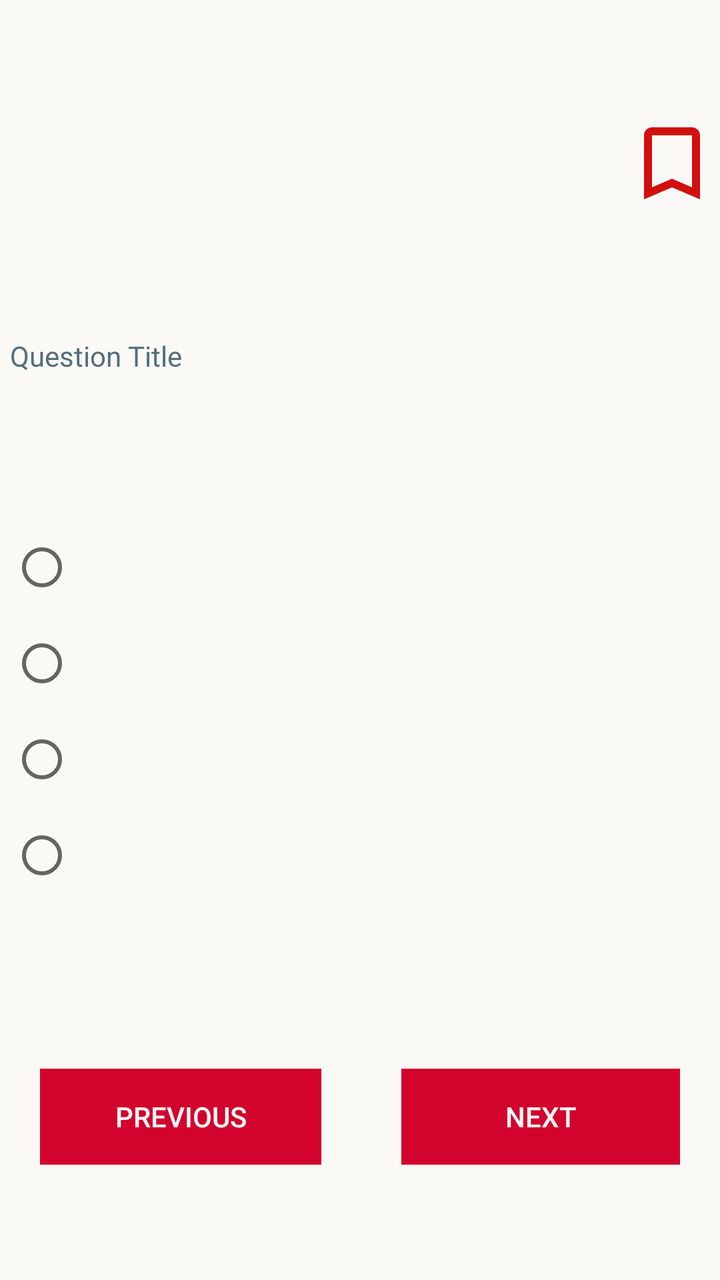
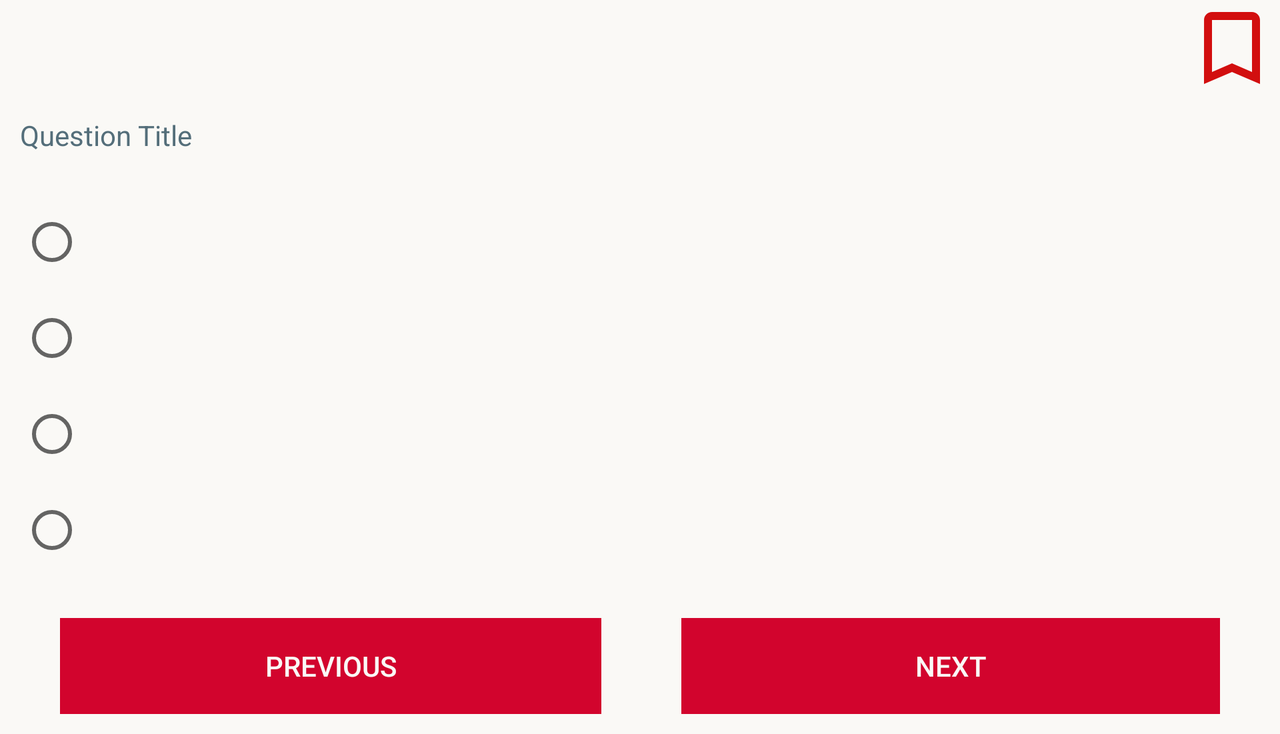

The same Android screen from two of the app's own layout files: first res/layout/ as a phone draws it, then the repository's variant for another configuration, drawn on a device whose configuration selects that folder. Both files follow.
<!-- AndroidManifest.xml: application theme Theme.Quiz_style -->
<!-- res/layout/question_details_screen_layout.xml -->
<?xml version="1.0" encoding="utf-8"?>
    <androidx.constraintlayout.widget.ConstraintLayout
    xmlns:android="http://schemas.android.com/apk/res/android"
    xmlns:app="http://schemas.android.com/apk/res-auto"
        android:id="@+id/Layout"
        android:layout_width="match_parent"
        android:layout_height="match_parent">

        <ToggleButton
            android:id="@+id/bookmark_toggle"
            style="@style/Widget.AppCompat.Button.Borderless"
            android:layout_width="48dp"
            android:layout_height="48dp"
            android:background="@drawable/toggle_selector"
            android:checked="false"
            android:contentDescription="@string/toggle"
            android:padding="5dp"
            android:textColor="#D81B60"
            android:textOff="@string/empty"
            android:textOn="@string/empty"
            app:layout_constraintBottom_toTopOf="@id/question_heading"
            app:layout_constraintEnd_toEndOf="parent"
            app:layout_constraintTop_toTopOf="parent" />

        <TextView
            android:id="@+id/question_heading"
            android:layout_width="match_parent"
            android:layout_height="wrap_content"
            android:hint="@string/question_title"
            android:padding="5dp"
            android:textColorHint="#546E7A"
            app:layout_constraintBottom_toTopOf="@id/radio_group"
            app:layout_constraintEnd_toEndOf="parent"
            app:layout_constraintStart_toStartOf="parent"
            app:layout_constraintTop_toBottomOf="@id/bookmark_toggle" />

        <RadioGroup
            android:id="@+id/radio_group"
            android:layout_width="match_parent"
            android:layout_height="wrap_content"
            android:orientation="vertical"
            android:padding="5dp"
            app:layout_constraintBottom_toTopOf="@id/linearLayout"
            app:layout_constraintEnd_toEndOf="parent"
            app:layout_constraintStart_toStartOf="parent"
            app:layout_constraintTop_toBottomOf="@id/question_heading">

            <RadioButton
                android:id="@+id/option1"
                android:layout_width="wrap_content"
                android:layout_height="wrap_content"
                android:layout_marginTop="5dp"
                android:checked="false"
                android:contentDescription="@string/option_no_1"
                android:minWidth="48dp"
                android:minHeight="48dp" />

            <RadioButton
                android:id="@+id/option2"
                android:layout_width="wrap_content"
                android:layout_height="wrap_content"
                android:checked="false"
                android:contentDescription="@string/option_no_2"
                android:minWidth="48dp"
                android:minHeight="48dp" />

            <RadioButton
                android:id="@+id/option3"
                android:layout_width="wrap_content"
                android:layout_height="wrap_content"
                android:checked="false"
                android:contentDescription="@string/option_no_3"
                android:minWidth="48dp"
                android:minHeight="48dp" />

            <RadioButton
                android:id="@+id/option4"
                android:layout_width="wrap_content"
                android:layout_height="wrap_content"
                android:checked="false"
                android:contentDescription="@string/option_no_4"
                android:minWidth="48dp"
                android:minHeight="48dp" />

        </RadioGroup>

        <LinearLayout
            android:id="@+id/linearLayout"
            android:layout_width="match_parent"
            android:layout_height="wrap_content"
            android:layout_gravity="bottom"
            android:layout_marginTop="20dp"
            android:orientation="horizontal"
            android:weightSum="1"
            app:layout_constraintBottom_toBottomOf="parent"
            app:layout_constraintEnd_toEndOf="parent"
            app:layout_constraintStart_toStartOf="parent"
            app:layout_constraintTop_toBottomOf="@id/radio_group">

            <Button
                android:id="@+id/previous"
                style="?android:attr/buttonBarButtonStyle"
                android:layout_width="wrap_content"
                android:layout_height="wrap_content"
                android:layout_gravity="start"
                android:layout_marginStart="20dp"
                android:layout_marginEnd="20dp"
                android:layout_weight="0.5"
                android:background="@color/chery_red"
                android:contentDescription="@string/previous"
                android:text="@string/previous"
                android:textColor="@color/off_white" />

            <Button
                android:id="@+id/next"
                style="?android:attr/buttonBarButtonStyle"
                android:layout_width="wrap_content"
                android:layout_height="wrap_content"
                android:layout_gravity="end"
                android:layout_marginStart="20dp"
                android:layout_marginEnd="20dp"
                android:layout_weight="0.5"
                android:background="@color/chery_red"
                android:contentDescription="@string/next"
                android:text="@string/next"
                android:textColor="@color/off_white" />

        </LinearLayout>
    </androidx.constraintlayout.widget.ConstraintLayout>
<!-- resources referenced by this layout -->
<resources>
  <color name="chery_red">#D2042D</color>
  <color name="off_white">#FAF9F6</color>
  <!-- drawable toggle_selector (drawable) -->
  <?xml version="1.0" encoding="utf-8"?>
  <selector xmlns:android="http://schemas.android.com/apk/res/android">
      <item android:drawable="@drawable/bookmark_img" android:state_checked="true"/>
      <item android:drawable="@drawable/base_bookmark" android:state_checked="false"/>
  </selector>
  <string name="empty"> </string>
  <string name="next">Next</string>
  <string name="option_no_1">option no 1</string>
  <string name="option_no_2">option no 2</string>
  <string name="option_no_3">option no 3</string>
  <string name="option_no_4">option no 4</string>
  <string name="previous">Previous</string>
  <string name="question_title">Question Title</string>
  <string name="toggle">Bookmark</string>
  <style name="Theme.Quiz_style" parent="Theme.AppCompat.Light.DarkActionBar">
          <item name="colorPrimaryDark">@color/dark_chery_red </item>
          <item name="colorPrimary">@color/chery_red</item>
          <item name="android:windowBackground">@color/off_white</item>
          <item name="colorAccent">@color/chery_red</item>
          <item name="android:navigationBarColor">@color/chery_red</item>
      </style>
  <!-- drawable bookmark_img (drawable) -->
  <vector android:height="24dp" android:tint="#D20F0F"
      android:viewportHeight="24" android:viewportWidth="24"
      android:width="24dp" xmlns:android="http://schemas.android.com/apk/res/android">
      <path android:fillColor="@android:color/white" android:pathData="M17,3H7c-1.1,0 -1.99,0.9 -1.99,2L5,21l7,-3 7,3V5c0,-1.1 -0.9,-2 -2,-2z"/>
  </vector>
  <!-- drawable base_bookmark (drawable) -->
  <vector android:height="24dp" android:tint="#D20F0F"
      android:viewportHeight="24" android:viewportWidth="24"
      android:width="24dp" xmlns:android="http://schemas.android.com/apk/res/android">
      <path android:fillColor="@android:color/white" android:pathData="M17,3L7,3c-1.1,0 -1.99,0.9 -1.99,2L5,21l7,-3 7,3L19,5c0,-1.1 -0.9,-2 -2,-2zM17,18l-5,-2.18L7,18L7,5h10v13z"/>
  </vector>
  <color name="dark_chery_red">#9C0220</color>
</resources>
<!-- res/layout-land/question_details_screen_layout.xml (the repository's variant of the layout above) -->
<!-- drawn on the phone turned sideways -->
<?xml version="1.0" encoding="utf-8"?>
<ScrollView xmlns:android="http://schemas.android.com/apk/res/android"
    xmlns:app="http://schemas.android.com/apk/res-auto"
    android:layout_width="match_parent"
    android:layout_height="match_parent"
    android:orientation="vertical">

    <androidx.constraintlayout.widget.ConstraintLayout
        android:id="@+id/Layout"
        android:layout_width="match_parent"
        android:layout_height="match_parent">

        <ToggleButton
            android:id="@+id/bookmark_toggle"
            style="@style/Widget.AppCompat.Button.Borderless"
            android:layout_width="48dp"
            android:layout_height="48dp"
            android:background="@drawable/toggle_selector"
            android:checked="false"
            android:contentDescription="@string/toggle"
            android:padding="5dp"
            android:textColor="#D81B60"
            android:textOff="@string/empty"
            android:textOn="@string/empty"
            app:layout_constraintBottom_toTopOf="@id/question_heading"
            app:layout_constraintEnd_toEndOf="parent"
            app:layout_constraintTop_toTopOf="parent"
            app:layout_constraintVertical_chainStyle="packed" />

        <TextView
            android:id="@+id/question_heading"
            android:layout_width="match_parent"
            android:layout_height="wrap_content"
            android:layout_margin="10dp"
            android:hint="@string/question_title"
            android:textColorHint="#546E7A"
            app:layout_constraintBottom_toTopOf="@id/radio_group"
            app:layout_constraintEnd_toEndOf="parent"
            app:layout_constraintStart_toStartOf="parent"
            app:layout_constraintTop_toBottomOf="@id/bookmark_toggle" />

        <RadioGroup
            android:id="@+id/radio_group"
            android:layout_width="match_parent"
            android:layout_height="wrap_content"
            android:orientation="vertical"
            android:layout_margin="10dp"
            app:layout_constraintBottom_toTopOf="@id/linearLayout"
            app:layout_constraintEnd_toEndOf="parent"
            app:layout_constraintStart_toStartOf="parent"
            app:layout_constraintTop_toBottomOf="@id/question_heading">

            <RadioButton
                android:id="@+id/option1"
                android:layout_width="wrap_content"
                android:layout_height="wrap_content"
                android:checked="false"
                android:contentDescription="@string/option_no_1"
                android:minWidth="48dp"
                android:minHeight="48dp" />

            <RadioButton
                android:id="@+id/option2"
                android:layout_width="wrap_content"
                android:layout_height="wrap_content"
                android:checked="false"
                android:contentDescription="@string/option_no_2"
                android:minWidth="48dp"
                android:minHeight="48dp" />

            <RadioButton
                android:id="@+id/option3"
                android:layout_width="wrap_content"
                android:layout_height="wrap_content"
                android:checked="false"
                android:contentDescription="@string/option_no_3"
                android:minWidth="48dp"
                android:minHeight="48dp" />

            <RadioButton
                android:id="@+id/option4"
                android:layout_width="wrap_content"
                android:layout_height="wrap_content"
                android:checked="false"
                android:contentDescription="@string/option_no_4"
                android:minWidth="48dp"
                android:minHeight="48dp" />

        </RadioGroup>

        <LinearLayout
            android:id="@+id/linearLayout"
            android:layout_width="match_parent"
            android:layout_height="wrap_content"
            android:layout_margin="10dp"
            android:layout_gravity="bottom"
            android:orientation="horizontal"
            android:weightSum="1"
            app:layout_constraintBottom_toBottomOf="parent"
            app:layout_constraintEnd_toEndOf="parent"
            app:layout_constraintStart_toStartOf="parent"
            app:layout_constraintTop_toBottomOf="@id/radio_group">

            <Button
                android:id="@+id/previous"
                style="?android:attr/buttonBarButtonStyle"
                android:layout_width="wrap_content"
                android:layout_height="wrap_content"
                android:layout_gravity="start"
                android:layout_marginStart="20dp"
                android:layout_marginEnd="20dp"
                android:layout_weight="0.5"
                android:background="@color/chery_red"
                android:contentDescription="@string/previous"
                android:text="@string/previous"
                android:textColor="@color/off_white" />

            <Button
                android:id="@+id/next"
                style="?android:attr/buttonBarButtonStyle"
                android:layout_width="wrap_content"
                android:layout_height="wrap_content"
                android:layout_gravity="end"
                android:layout_marginStart="20dp"
                android:layout_marginEnd="20dp"
                android:layout_weight="0.5"
                android:background="@color/chery_red"
                android:contentDescription="@string/next"
                android:text="@string/next"
                android:textColor="@color/off_white" />

        </LinearLayout>
    </androidx.constraintlayout.widget.ConstraintLayout>
</ScrollView>
